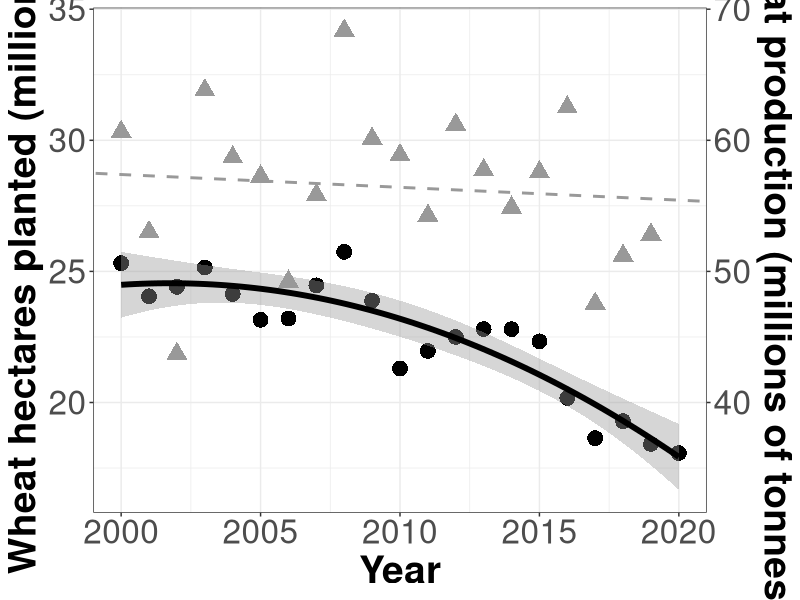

The R script that drew this image: (Note: this script raises an error after producing the figure.)
## ---- chunk 1
master.df <- read.csv2("wheat_IM_data.csv", sep = ",", header = T)
colnames(master.df)
master.df$Year <- as.factor(master.df$Year)
master.df$weight_lbs <- as.numeric(as.character(master.df$weight_lbs))
master.df$Percent_Moisture <- 
  as.numeric(as.character(master.df$Percent_Moisture))
master.df$Yield_bushels_acre <- 
  as.numeric(as.character(master.df$Yield_bushels_acre))
master.df$Yield_kg_hect <- as.numeric(as.character(master.df$Yield_kg_hect))
master.df$Test_weight_kg_hL <- 
  as.numeric(as.character(master.df$Test_weight_kg_hL))
master.df$seed_weight_250g <- 
  as.numeric(as.character(master.df$seed_weight_250g))
master.df$TKW_g <- as.numeric(as.character(master.df$TKW_g))

#Disease data
master.df$Stripe_Rust_DI <- as.numeric(master.df$Stripe_Rust_DI)
master.df$Stripe_Rust_DI_beta <- master.df$Stripe_Rust_DI/100
master.df$Stripe_Rust_DS <- as.numeric(master.df$Stripe_Rust_DS)
master.df$Stripe_Rust_DS_beta <- master.df$Stripe_Rust_DS/80

master.df$FHB_DI <- as.numeric(master.df$FHB_DI)
master.df$FHB_DI_beta <- master.df$FHB_DI/15
master.df$FHB_DS <- as.numeric(master.df$FHB_DS)
master.df$FHB_DS_beta <- master.df$FHB_DS/45
master.df$DON_ppm <- as.numeric(as.character(master.df$DON_ppm))
master.df$DON_ppm <- master.df$DON_ppm + 0.001
master.df$DON_ppm_log <- log(master.df$DON_ppm)
colnames(master.df)
## ---- chunk 2
planted.df <- read.csv2("planted_acres_yield_price.csv", 
                        sep = ",", header = T)
planted.df$Year
planted.df$WHEAT_ACRES_PLANTED <-
  as.numeric(as.character(planted.df$WHEAT_ACRES_PLANTED))
planted.df$WHEAT_BUSHELS_PRODUCED
planted.df$WHEAT_PRICE_RECIEVED_USD_BUSHEL <- 
  as.numeric(as.character(planted.df$WHEAT_PRICE_RECIEVED_USD_BUSHEL))
#Convert acres planted to hectares (divide acres by 2.471)
planted.df$WHEAT_HECTARES_PLANTED <- planted.df$WHEAT_ACRES_PLANTED/2.471
#Divide by 1 thousand to get in decent units
planted.df$WHEAT_HECTARES_PLANTED <- planted.df$WHEAT_HECTARES_PLANTED/1000000
#Convert bushels produced to tonnes (divide bushel by 36.74)
planted.df$WHEAT_TONNES_PRODUCED <- planted.df$WHEAT_BUSHELS_PRODUCED/36.74
#Divide by 1 million to get in decent units
planted.df$WHEAT_TONNES_PRODUCED <- planted.df$WHEAT_TONNES_PRODUCED/1000000
library(ggplot2)
ggplot(planted.df, aes(x=Year)) +
  geom_point(aes(y = WHEAT_HECTARES_PLANTED), size = 5, shape = 16) +
  stat_smooth(aes(y = WHEAT_HECTARES_PLANTED), 
              method = "lm", formula = y ~ x + I(x^2), 
              colour = "black", linetype = 1, size = 2) +
  #geom_text(x=2017, y=16.5, label="y = -0.33x + 682.0 \n P < 0.001",
  #          size = 8) +
  geom_point(aes(y = WHEAT_TONNES_PRODUCED/2), size = 5, shape = 17, 
             colour = "grey60") +
  geom_abline(slope = (-0.09773083/2), intercept = (252.85130202/2),
              colour = "grey60", linetype = 2, size = 1) +
  #geom_text(x=2017.5, y=32, label="y = -0.10x + 252.9 \n P = 0.68",
  #          colour = "grey60", size = 8) +
  ylab("Wheat hectares planted (millions)") +
  scale_y_continuous(sec.axis = sec_axis(~.*2, name = "Wheat production (millions of tonnes)")) +
  theme_bw() + theme(strip.text.x = element_text(size=8, face = "bold"),
                     axis.text.x=element_text(size=24),
                     axis.text.y=element_text(size=24),
                     axis.title.x=element_text(size=28, face="bold"),
                     axis.title.y=element_text(size=28, face="bold"))

plant.lm <- lm(WHEAT_HECTARES_PLANTED~Year, planted.df)
summary(plant.lm)
planted.df$Year2 <- planted.df$Year^2
plant.quad <- lm(WHEAT_HECTARES_PLANTED~Year + Year2, planted.df)
summary(plant.quad)
#Quadratic fit is better for hectares planted

yield.lm <- lm(WHEAT_TONNES_PRODUCED~Year, planted.df)
summary(yield.lm)
yield.lm$coefficients
yield.quad <- lm(WHEAT_TONNES_PRODUCED~Year + Year2, planted.df)
summary(yield.quad)
planted.df$Year3 <- planted.df$Year^3
yield.cubic <- lm(WHEAT_TONNES_PRODUCED~Year + Year2 + Year3, planted.df)
summary(yield.cubic)
## ---- chunk 3
colnames(master.df)
#Use this function to get variety x management x year means
#Replace "Test_weight_kg_hL" with "Yield_kg_hect" in the function if you want the yield results
#Just replace "Pro 200" with whatever variety you're interested in
get_mean <- function(var, man, yr) {
  temp.df <- with(master.df, master.df[variety == as.character(var) & 
                                       management == as.character(man) &
                                       Year == as.character(yr),])
  mean(na.omit(temp.df$Test_weight_kg_hL))
}
get_mean("Pro 200","Current","2016")
get_mean("Pro 200","MidLevel","2016")
get_mean("Pro 200","HighLevel","2016")
get_mean("Pro 200","Current","2017")
get_mean("Pro 200","MidLevel","2017")
get_mean("Pro 200","HighLevel","2017")
get_mean("Pro 200","Current","2018")
get_mean("Pro 200","MidLevel","2018")
get_mean("Pro 200","HighLevel","2018")
get_mean("Pro 200","Current","2019")
get_mean("Pro 200","MidLevel","2019")
get_mean("Pro 200","HighLevel","2019")

#Use this function to variety means across years
#Replace "Test_weight_kg_hL" with "Yield_kg_hect" in the function if you want the yield results
#Just replace "Pro 200" with whatever variety you're interested in
get_mean2 <- function(var) {
  temp.df <- with(master.df, master.df[variety == as.character(var),])
  mean(na.omit(temp.df$Test_weight_kg_hL))
}
get_mean2("Pro 200")

#Get Tukey group letters for management effects of variety within year
#Replace "Test_weight_kg_hL" with "Yield_kg_hect" in the function if you want the yield results
#Just replace "Pro 200" with whatever variety you're interested in
library(lme4)
library(lmerTest)
library(emmeans)
#Use these functions to dtermine tukey groups for Yield. 
#Change "Yield_kg_hect" to "Test_weight_kg_hL" to get test weight data
AOVTukey_withinvar <- function(var, yr) {
  temp.df <- with(master.df, master.df[variety == as.character(var) &
                                       Year == as.character(yr),])
  mod <- lmer(Test_weight_kg_hL ~ management +
                                  (1|rep), data = temp.df)
  mod.em <- emmeans(mod, ~ management)
  mod.results <- multcomp::cld(mod.em, 
                            alpha = 0.05, 
                            adjust = "tuk", 
                            Letters = letters, 
                            reversed = TRUE, 
                            details = TRUE)
  mod.results$emmeans
}
AOVTukey_acrossvar <- function(yr) {
  temp.df <- with(master.df, master.df[Year == as.character(yr),])
  mod <- lmer(Test_weight_kg_hL ~ management +
                                  (1|rep) +
                                  (1|variety), data = temp.df)
  mod.em <- emmeans(mod, ~ management)
  mod.results <- multcomp::cld(mod.em, 
                            alpha = 0.05, 
                            adjust = "tuk", 
                            Letters = letters, 
                            reversed = TRUE, 
                            details = TRUE)
  mod.results$emmeans
}

#Use this code to determine tukey groups within var. Just change "Pro 380" with whatever variety you desire.
AOVTukey_withinvar("SRW9606", "2016")
AOVTukey_withinvar("SRW9606", "2017")
AOVTukey_withinvar("SRW9606", "2018")
AOVTukey_withinvar("SRW9606", "2019")
AOVTukey_acrossvar("2016")
AOVTukey_acrossvar("2017")
AOVTukey_acrossvar("2018")
AOVTukey_acrossvar("2019")

#Get Tukey group letters for variety effects across years
#Change "Yield_kg_hect" to "Test_weight_kg_hL" to get test weight data
library(emmeans)
library(multcomp)
allvar_lm <- lmer(Yield_kg_hect ~ variety +
                                      (1|rep) +
                                      (1|Year) +
                                      (1|management) +
                                      (1|management:Year), data = master.df)
allvar_anova <- emmeans(allvar_lm, ~variety)
allvar_anova_results <- multcomp::cld(allvar_anova, 
                            alpha = 0.05, 
                            adjust = "tuk", 
                            Letters = letters, 
                            reversed = TRUE, 
                            details = TRUE)
allvar_anova_results2$emmeans
## ---- chunk 4
#Examine if data can be combined across years
yield.aov <- aov(Yield_kg_hect ~ Year, data = master.df)
summary(yield.aov)
TukeyHSD(yield.aov)
#Significantly higher yields in 2016 than in any other year. Check test weight too
TW.aov <- aov(Test_weight_kg_hL ~ Year, data = master.df)
summary(TW.aov)
TukeyHSD(TW.aov)
#Incorporate this info into the data frame for plotting
master.df$Year
master.df$YearTukey <- rep(c("A","B","B","B"), each = 168)
master.df$Test_weight_kg_hL
master.df$Test_weight_kg_hLTukey <- rep(c("A","C","B","C"), each = 168)
library(ggplot2)
library(ggpubr)
#install.packages("forcats")
#install.packages("rstatix")
library(forcats)
library(rstatix)
colnames(master.df)
master.df$management <- fct_relevel(master.df$management,
                                    "Current","MidLevel","HighLevel")
treatments <- list(c("Current", "MidLevel"),
                   c("Current", "HighLevel"),
                   c("MidLevel", "HighLevel"))

symnum.args <- list(
  cutpoints = c(0, 0.001, 0.01, 0.05, 1), 
  symbols = c("***","**","*","ns"))

p1 <- ggplot(data = master.df, aes(x = management, y = Yield_kg_hect/1000, 
                             fill = management)) +
  stat_summary(fun = mean, position="identity", geom = "bar") +
  stat_summary(fun.data = mean_se, 
               position = "identity", 
               geom = "errorbar",
               width = 0.5) +
  stat_compare_means(comparisons = treatments, 
                     size = 5, label = "p.adj.signif", method = "t.test",
                     label.y = c(11,12.5,14), symnum.args = symnum.args) +
  geom_jitter(width = 0.1, alpha = 0.5) +
  scale_y_continuous(expand = expansion(mult = c(0, 0.1))) +
  facet_grid(~Year + YearTukey, switch="x") +
  ylab("Yield\n(thousands of kg / hectare)") +
  #ggtitle("") +
  theme_bw() + guides(fill=guide_legend("Management Intensity")) +
  theme(legend.position="none",
          legend.title=element_text(size=24),
          legend.text=element_text(size=24),
          strip.text.x = element_text(size=20, face = "bold"),
          axis.text.x=element_blank(), 
          axis.text.y=element_text(size=20),
          axis.title.x=element_blank(), 
          axis.title.y=element_text(size=20, face="bold"), 
          axis.ticks.x=element_blank(),
          panel.background=element_blank()) +
  scale_fill_grey()

p2 <- ggplot(data = master.df, aes(x = management, y = Test_weight_kg_hL, 
                             fill = management)) +
  stat_summary(fun = mean, position="identity", geom = "bar") +
  stat_summary(fun.data = mean_se, 
               position = "identity", 
               geom = "errorbar",
               width = 0.5) +
  stat_compare_means(comparisons = treatments, 
                     size = 5, label = "p.signif", method = "t.test",
                     label.y = c(85,95,107), symnum.args = symnum.args) +
  geom_jitter(width = 0.1, alpha = 0.5) +
  scale_y_continuous(expand = expansion(mult = c(0, 0.1))) +
  geom_hline(aes(yintercept=75), linetype = 2) +
  facet_grid(~Year + Test_weight_kg_hLTukey, switch="x") +
  ylab("Wheat test weight\n(kg / hectaliter)") +
  #ggtitle("") +
  theme_bw() + guides(fill=guide_legend("Management Intensity")) +
  theme(legend.position="bottom",
          legend.title=element_text(size=24),
          legend.text=element_text(size=24),
          strip.text.x = element_text(size=20, face = "bold"),
          axis.text.x=element_blank(), 
          axis.text.y=element_text(size=20),
          axis.title.x=element_blank(), 
          axis.title.y=element_text(size=20, face="bold"), 
          axis.ticks.x=element_blank(),
          panel.background=element_blank()) +
  scale_fill_grey()

library(gridExtra)
grid.arrange(p1,p2,ncol=1)
## ---- chunk 5
colnames(master.df)
get.prob <- function(man) {
  temp.df <- master.df[master.df$management == as.character(man),]
  n <- length(temp.df$Test_weight_lbs_bu)
  nodock_count <- 0
  dock1_count <- 0
  dock2_count <- 0
  dock3_count <- 0
  for (i in temp.df$Test_weight_lbs_bu){
    if (i >= 58){
      nodock_count <- nodock_count + 1
    }
    else if (i < 58 && i >= 56){
      dock1_count <- dock1_count + 1
    }
    else if (i < 56 && i >= 52){
      dock2_count <- dock2_count + 1
    }
    else if (i < 52){
      dock3_count <- dock3_count + 1
    }
  }
  print(cat("No dock = ", nodock_count, " out of ", n))
  print(cat("Dock 1  = ", dock1_count, " out of ", n))
  print(cat("Dock 2  = ", dock2_count, " out of ", n))
  print(cat("Dock 3  = ", dock3_count, " out of ", n))
}
get.prob("Current")
get.prob("MidLevel")
get.prob("HighLevel")
## ---- chunk 6
colnames(master.df)
range(na.omit(master.df$DON_ppm))
get.prob2 <- function(man) {
  temp.df <- master.df[master.df$management == as.character(man),]
  n <- length(na.omit(temp.df$DON_ppm))
  nodock_count <- 0
  dock20_count <- 0
  dock30_count <- 0
  dock40_count <- 0
  for (i in na.omit(temp.df$DON_ppm)){
    if (i < 2.1){
      nodock_count <- nodock_count + 1
    }
    else if (i >= 2.1 && i < 3.0){
      dock20_count <- dock20_count + 1
    }
    else if (i >= 3.1 && i < 4.0){
      dock30_count <- dock30_count + 1
    }
    else if (i >= 4.0){
      dock40_count <- dock40_count + 1
    }
  }
  print(cat("No dock = ", nodock_count, " out of ", n))
  print(cat("Dock 20¢ = ", dock20_count, " out of ", n))
  print(cat("Dock 30¢ = ", dock30_count, " out of ", n))
  print(cat("Rejection = ", dock40_count, " out of ", n))
}
get.prob2("Current")
get.prob2("MidLevel")
get.prob2("HighLevel")
## ---- chunk 7
library(ggplot2)
library(ggpubr)
#install.packages("forcats")
library(forcats)
colnames(master.df)
master.df$management <- fct_relevel(master.df$management,
                                    "Current","MidLevel","HighLevel")
treatments <- list(c("Current", "MidLevel"),
                   c("Current", "HighLevel"),
                   c("MidLevel", "HighLevel"))

master.df2 <- master.df[master.df$Year != 2016,]

symnum.args <- list(
  cutpoints = c(0, 0.001, 0.01, 0.05, 1), 
  symbols = c("***","**","*","ns"))

p.FHB.DI <- ggplot(data = master.df2, aes(x = management, y = FHB_DI_beta, 
                             fill = management)) +
  stat_summary(fun = mean, position="identity", geom = "bar") +
  stat_summary(fun.data = mean_se, 
               position = "identity", 
               geom = "errorbar",
               width = 0.5) +
  stat_compare_means(comparisons = treatments, 
                     size = 5, label = "p.signif", method = "t.test",
                     label.y = c(1.2,1.4,1.6), symnum.args = symnum.args) +
  geom_jitter(width = 0.2, alpha = 0.5) +
  scale_x_discrete(limits=c("HighLevel", "MidLevel", "Current")) +
  #scale_y_continuous(expand = expansion(mult = c(0, 0.1))) +
  #facet_grid(~Year, switch="x") +
  ylab("FHB disease incidence") + xlab("") +
  coord_flip() +
  #ggtitle("") +
  theme_bw() + guides(fill=guide_legend("Management Intensity")) +
  theme(legend.position="none",
          legend.title=element_text(size=24),
          legend.text=element_text(size=24),
          strip.text.y = element_blank(),
          #strip.text.x = element_text(size=12, face = "bold"),
          axis.text.x=element_text(size=20),
          axis.text.y=element_text(size=20),
          axis.title.x=element_text(size=20, face="bold"),
          axis.title.y=element_text(size=20, face="bold"), 
          axis.ticks.x=element_blank(),
          panel.background=element_blank()) +
  scale_fill_grey()

p.FHB.DS <- ggplot(data = master.df2, aes(x = management, y = FHB_DS_beta, 
                             fill = management)) +
  stat_summary(fun = mean, position="identity", geom = "bar") +
  stat_summary(fun.data = mean_se, 
               position = "identity", 
               geom = "errorbar",
               width = 0.5) +
  stat_compare_means(comparisons = treatments, 
                     size = 5, label = "p.signif", method = "t.test",
                     label.y = c(1.2,1.4,1.6), symnum.args = symnum.args) +
  geom_jitter(width = 0.2, alpha = 0.5) +
  scale_x_discrete(limits=c("HighLevel", "MidLevel", "Current")) +
  #scale_y_continuous(expand = expansion(mult = c(0, 0.1))) +
  #facet_grid(~Year, switch="x") +
  ylab("FHB disease severity") + xlab("") +
  coord_flip() +
  #ggtitle("") +
  theme_bw() + guides(fill=guide_legend("Management Intensity")) +
  theme(legend.position="none",
          legend.title=element_text(size=24),
          legend.text=element_text(size=24),
          strip.text.y = element_blank(),
          #strip.text.x = element_text(size=12, face = "bold"),
          axis.text.x=element_text(size=20),
          axis.text.y=element_blank(),
          axis.title.x=element_text(size=20, face="bold"),
          axis.title.y=element_text(size=20, face="bold"), 
          axis.ticks.x=element_blank(),
          panel.background=element_blank()) +
  scale_fill_grey()

master.df2 <- master.df2[master.df2$Year != 2017,]
p.DON <- ggplot(data = master.df2, aes(x = management, y = DON_ppm, 
                             fill = management)) +
  stat_summary(fun = mean, position="identity", geom = "bar") +
  stat_summary(fun.data = mean_se, 
               position = "identity", 
               geom = "errorbar",
               width = 0.5) +
  stat_compare_means(comparisons = treatments, 
                     size = 5, label = "p.signif", method = "t.test",
                     label.y = c(4.5,5.5,6.5), symnum.args = symnum.args) +
  geom_jitter(width = 0.1, alpha = 0.5) +
  scale_x_discrete(limits=c("HighLevel", "MidLevel", "Current")) +
  #scale_y_continuous(expand = expansion(mult = c(0.05, 0.1))) +
  #facet_grid(~Year) +
  ylab("DON concentrations (ppm)") + xlab("") +
  coord_flip() +
  #ggtitle("") +
  theme_bw() + guides(fill=guide_legend("Management Intensity")) +
  theme(legend.position="none",
          legend.title=element_text(size=24),
          legend.text=element_text(size=24),
          strip.text.y = element_blank(),
          #strip.text.x = element_text(size=12, face = "bold"),
          axis.text.x=element_text(size=20),
          axis.text.y=element_blank(),
          axis.title.x=element_text(size=20, face="bold"),
          axis.title.y=element_text(size=20, face="bold"), 
          axis.ticks.x=element_blank(),
          panel.background=element_blank()) +
  scale_fill_grey()

master.df3 <- master.df[master.df$Year == 2017,]

p.SR.DS <- ggplot(data = master.df3, aes(x = management, 
                              y = Stripe_Rust_DS_beta, 
                              fill = management)) +
  stat_summary(fun = mean, position="identity", geom = "bar") +
  stat_summary(fun.data = mean_se, 
               position = "identity", 
               geom = "errorbar",
               width = 0.5) +
  stat_compare_means(comparisons = treatments, 
                     size = 5, label = "p.signif", method = "t.test",
                     label.y = c(1.2,1.4,1.6), symnum.args = symnum.args) +
  geom_jitter(width = 0.1, alpha = 0.5) +
  scale_x_discrete(limits=c("HighLevel", "MidLevel", "Current")) +
  #scale_y_continuous(expand = expansion(mult = c(0, 0.1))) +
  #facet_grid(~Year) +
  ylab("Stripe rust\ndisease severity") + xlab("") +
  coord_flip() +
  #ggtitle("") +
  theme_bw() + guides(fill=guide_legend("Management Intensity")) +
  theme(legend.position="none",
          legend.title=element_text(size=24),
          legend.text=element_text(size=24),
          strip.text.y = element_blank(),
          #strip.text.x = element_text(size=12, face = "bold"),
          axis.text.x=element_text(size=20),
          axis.text.y=element_blank(),
          axis.title.x=element_text(size=20, face="bold"),
          axis.title.y=element_text(size=20, face="bold"), 
          axis.ticks.x=element_blank(),
          panel.background=element_blank()) +
  scale_fill_grey()

p.SR.DI <- ggplot(data = master.df3, aes(x = management, 
                              y = Stripe_Rust_DI_beta, 
                              fill = management)) +
  stat_summary(fun = mean, position="identity", geom = "bar") +
  stat_summary(fun.data = mean_se, 
               position = "identity", 
               geom = "errorbar",
               width = 0.5) +
  stat_compare_means(comparisons = treatments, 
                     size = 5, label = "p.signif", method = "t.test",
                     label.y = c(1.2,1.4,1.6), symnum.args = symnum.args) +
  geom_jitter(width = 0.1, alpha = 0.5) +
  scale_x_discrete(limits=c("HighLevel", "MidLevel", "Current")) +
  #scale_y_continuous(expand = expansion(mult = c(0, 0.1))) +
  #facet_grid(~Year) +
  ylab("Stripe rust\ndisease incidence") + xlab("") +
  coord_flip() +
  #ggtitle("") +
  theme_bw() + guides(fill=guide_legend("Management Intensity")) +
  theme(legend.position="none",
          legend.title=element_text(size=24),
          legend.text=element_text(size=24),
          strip.text.y = element_blank(),
          #strip.text.x = element_text(size=12, face = "bold"),
          axis.text.x=element_text(size=20),
          axis.text.y=element_text(size=20),
          axis.title.x=element_text(size=20, face="bold"),
          axis.title.y=element_text(size=20, face="bold"), 
          axis.ticks.x=element_blank(),
          panel.background=element_blank()) +
  scale_fill_grey()

#install.packages("patchwork")
library(patchwork)
layout <- "
AABB##
CCDDEE
"
p.SR.DI + p.SR.DS + p.FHB.DI + p.FHB.DS + p.DON +
  plot_layout(design = layout)
